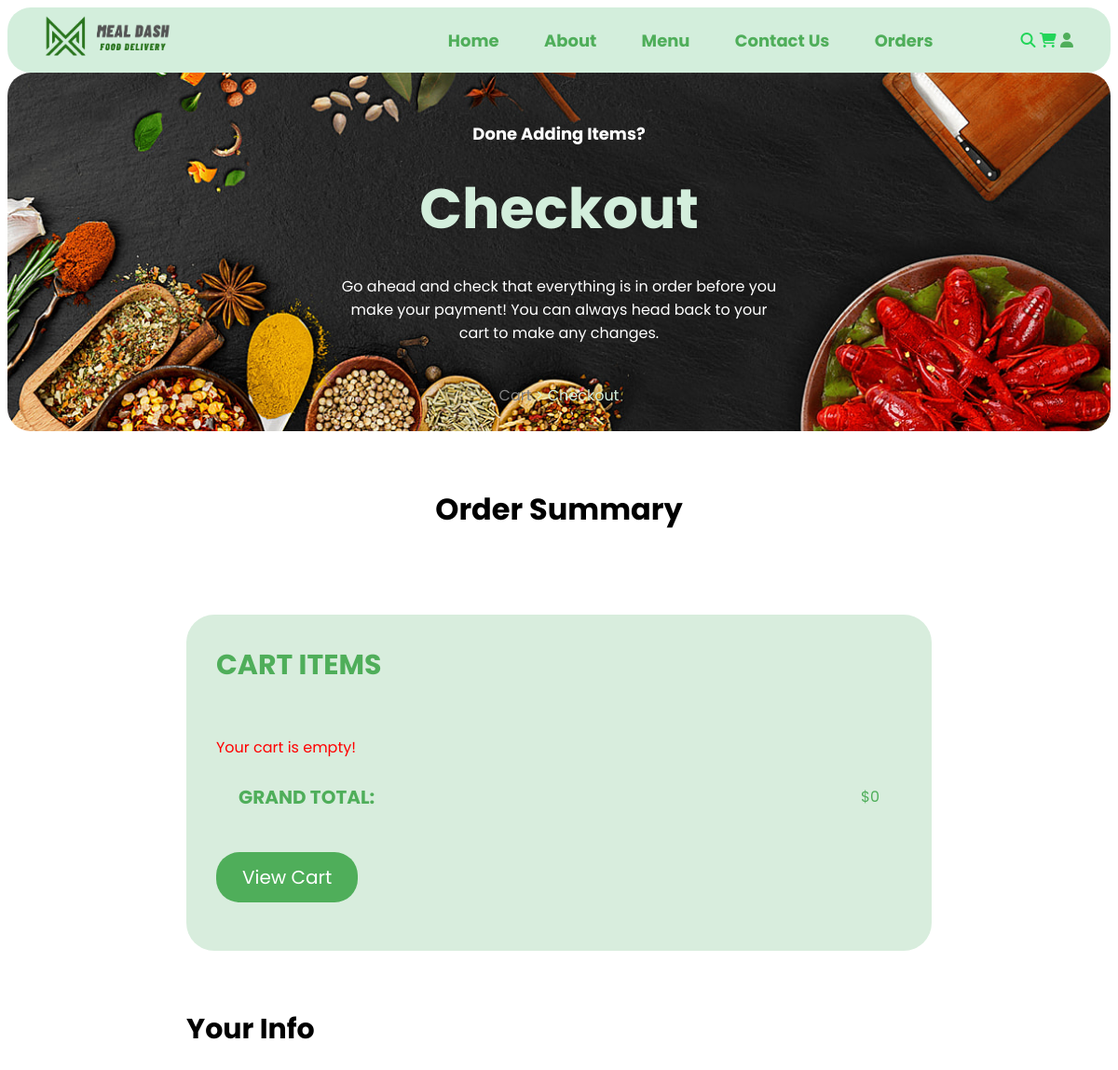
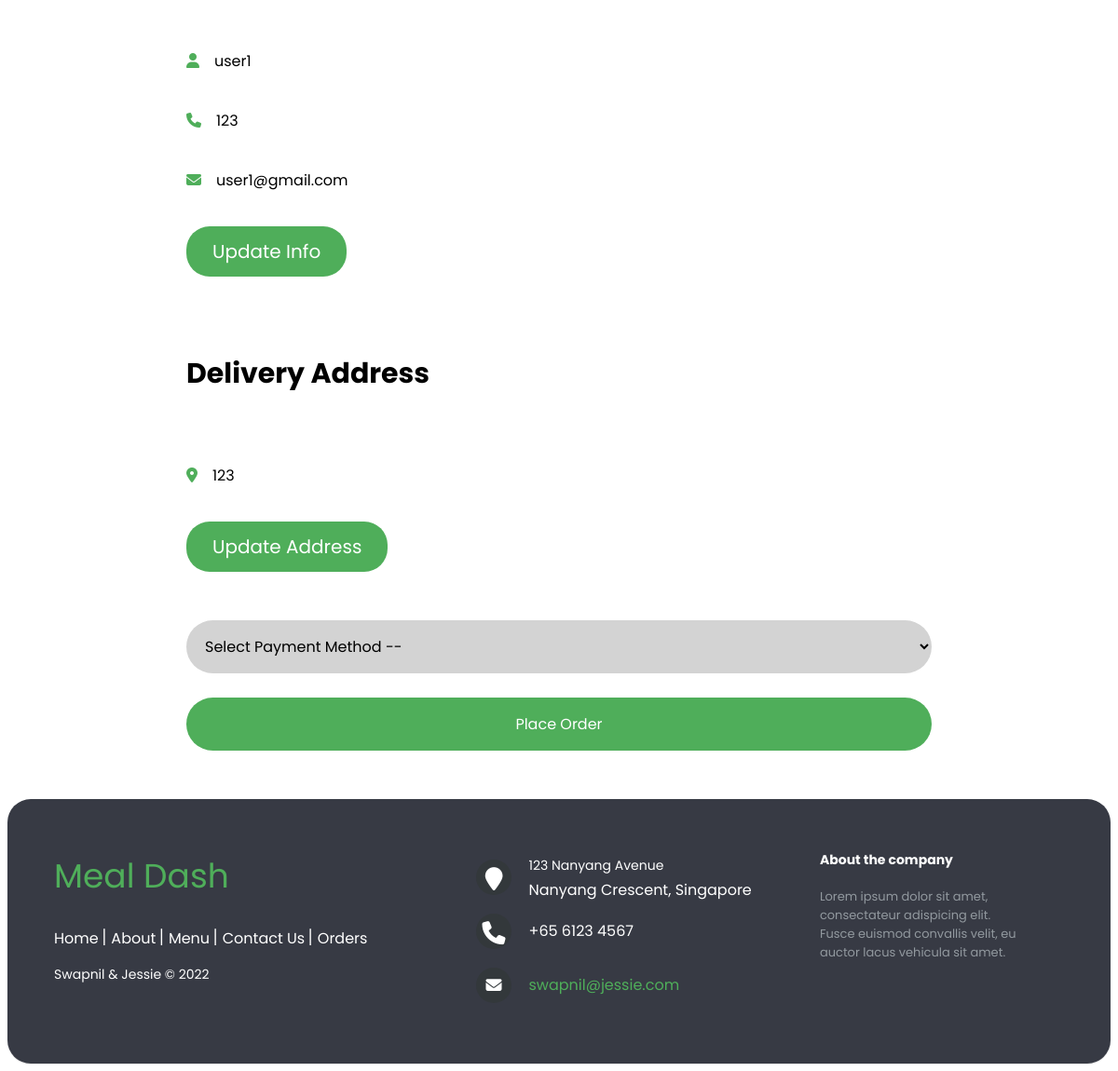
The page /checkout.php (signed in) on the database its author committed (2 pictures, top to bottom).
### tables this page shows
CREATE TABLE users (
  id INT(100) UNSIGNED NOT NULL AUTO_INCREMENT PRIMARY KEY,
  name varchar(20) NOT NULL,
  email varchar(50) NOT NULL,
  number varchar(10) NOT NULL,
  password varchar(50) NOT NULL,
  address varchar(500) NOT NULL
);

### checkout.php (the view, shortened to what this page needs)
<?php
include 'components/connect.php';
if(isset($_SESSION['user_id'])){
   $user_id = $_SESSION['user_id'];
}else{
   $user_id = '';
   header('location:login.php');
};
?>
<!DOCTYPE html>
<html lang="en">
<head>
   <link rel="stylesheet" href="https://cdnjs.cloudflare.com/ajax/libs/font-awesome/6.1.1/css/all.min.css">
   <link rel="stylesheet" href="css/stylesheet.css">
</head>
<body>
<?php include 'components/nav_header.php'; ?>
<div class="heading">
        <h1>Done Adding Items?</h1>
        <h3>Checkout</h3>
      <p class="menu-desc">Go ahead and check that everything is in order before you make your payment! You can always head back to your cart to make any changes.</p>
        <p class="path">
         <a href="cart.php">Cart</a>
         <span> > Checkout</span>
      </p>
</div>
<section class="checkout">
   <h1 class="title">Order Summary</h1>
<form action="" method="post">
   <div class="cart-items">
      <h3 style="font-size: 30px; font-weight: bolder;">CART ITEMS</h3>
      <?php
         $grand_total = 0;
         $cart_items[] = '';
         $select_cart = $conn->prepare("SELECT * FROM `cart` WHERE user_id = ?");
         $select_cart->execute([$user_id]);
         if($select_cart->rowCount() > 0){
            while($fetch_cart = $select_cart->fetch(PDO::FETCH_ASSOC)){
               $cart_items[] = $fetch_cart['name'].' ('.$fetch_cart['price'].' x '. $fetch_cart['quantity'].') - ';
               $total_products = implode($cart_items);
               $grand_total += ($fetch_cart['price'] * $fetch_cart['quantity']);
      ?>
      <p><span class="name"><?= $fetch_cart['name']; ?></span><span class="price">$<?= $fetch_cart['price']; ?> x <?= $fetch_cart['quantity']; ?></span></p>
      <?php
            }
         }else{
            echo '<p class="empty">Your cart is empty!</p>';
         }
      ?>
      <p class="grand-total"><span class="name" style="color: #4FAE5A;"><b>Grand Total:</b></span><span class="price" style="color: #4FAE5A;">$<?= $grand_total; ?></span></p>
      <a href="cart.php" class="btn">View Cart</a>
   </div>
   <div class="user-info">
      <h3 style="font-size: 30px; font-weight: bolder;">Your Info</h3>
      <p><i class="fas fa-user"></i><span><?= $fetch_profile['name'] ?></span></p>
      <p><i class="fas fa-phone"></i><span><?= $fetch_profile['number'] ?></span></p>
      <p><i class="fas fa-envelope"></i><span><?= $fetch_profile['email'] ?></span></p>
      <a href="update_profile.php" class="btn">Update Info</a>
      <h3 style="font-size: 30px; font-weight: bolder;">Delivery Address</h3>
      <p><i class="fas fa-map-marker-alt"></i><span><?php if($fetch_profile['address'] == ''){echo 'please enter your address';}else{echo $fetch_profile['address'];} ?></span></p>
      <a href="update_address.php" class="btn">Update Address</a>
      <select name="method" class="box" required>
         <option value="" disabled selected>Select Payment Method --</option>
      </select>
      <input type="submit" value="Place Order" class="btn <?php if($fetch_profile['address'] == ''){echo 'disabled';} ?>" style="width:100%; background:#4FAE5A; color:white; padding: 1rem; border-radius: 100px; font-size: 16px; border:var(--border);" name="submit">
   </div>
</form>
</section>
<?php include 'components/footer.php'; ?>
</body>
</html>

### css/stylesheet.css (style rules this page uses)
* { font-family: 'Poppins', sans-serif; }
.title { font-size: 32px; color: black; text-align: center; text-decoration: underline; text-underline-offset: 12px; }
.empty { text-align: center; width: 100%; font-size: 16px; color: red; }
.heading { display: flex; align-items: center; justify-content: center; flex-flow: column; background-image: url('../images/menu_banner.png'); background-repeat: no-repeat; background-size: cover; border-radius: 25px; min-height: 100px; margin-bottom: 60px; }
.heading .menu-desc { font-size: 16px; max-width: 40%; text-align: center; color: white; }
.heading h1 { font-size: 18px; color: white; padding: 40px 0 0 0; }
.heading h3 { font-size: 60px; color: #D3EEDC; margin: 0; padding: 10px 0 10px 0; }
.heading .path { border-color: 1.5px solid #D3EEDC; font-size: 16px; color: #D3EEDC; padding: 10px 20px 10px 20px; border-radius: 25px; text-transform: capitalize; }
.heading .path a { color: grey; text-decoration: none; }
.name { font-size: 20px; text-transform: uppercase; margin: 20px 0; }
.checkout form { max-width: 50rem; margin:0 auto; border:var(--border); padding:2rem; }
.checkout .title { text-decoration: solid underline transparent; }
.checkout form h3 { font-size: 2.5rem; text-transform: capitalize; padding: 2rem 0; color:var(--black); }
.checkout form .cart-items { background-color: #D8EDDD; padding:2rem; padding-top: 0; border-radius: 30px; }
.checkout form .cart-items .btn { margin-top: 10px; margin-bottom: 20px; display: inline-block; font-size: 20px; padding: 12px 28px; cursor: pointer; text-transform: capitalize; background-color: #4FAE5A; color: white; text-decoration: underline solid transparent; transition: 0.2s linear; border-radius: 25px; }
.checkout form .cart-items h3 { color:#4FAE5A; }
.checkout form .cart-items p { display: flex; align-items: center; gap:1.5rem; justify-content: space-between; margin:1rem 0; line-height: 0.5; font-size: 1rem; }
.checkout form .cart-items .grand-total { padding:.5rem 1.5rem; }
.checkout form .user-info p { font-size: 1rem; line-height: 0; padding:1rem 0; }
.checkout form .user-info p i { color:#4FAE5A; margin-right: 1rem; }
.checkout form .user-info .btn { margin-top: 10px; margin-bottom: 20px; display: inline-block; font-size: 20px; padding: 12px 28px; cursor: pointer; text-transform: capitalize; background-color: #4FAE5A; color: white; text-decoration: underline solid transparent; transition: 0.2s linear; border-radius: 25px; }
.checkout form .user-info p span { color:var(--black); }
.checkout form .user-info .box { width: 100%; border:var(--border); background-color: lightgrey; padding:1rem; margin-top: 2rem; margin-bottom: 1rem; font-size: 1rem; border-radius: 100px; }

### rows shown on the page
users: name "user1", number "123", email "user1@gmail.com", address "123", submit "Place Order"

### other values the page prints
$grand_total "0"
